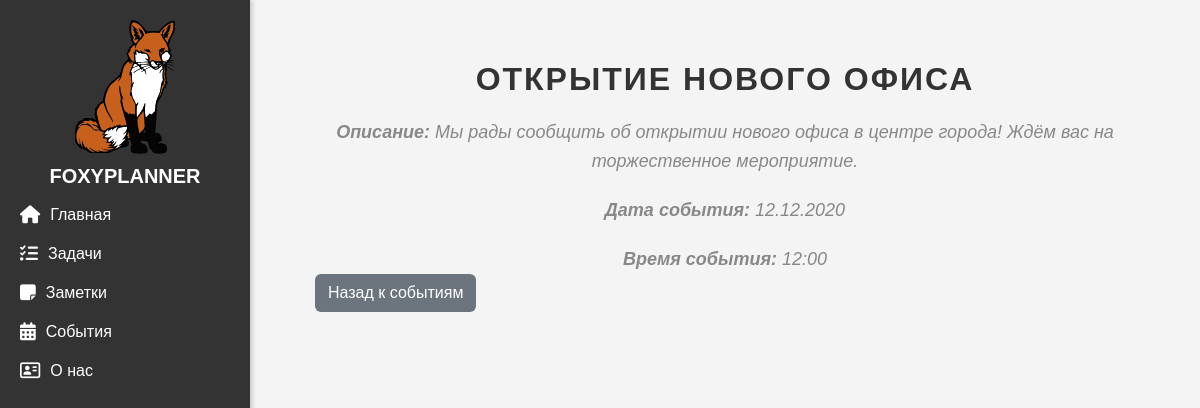
The page /events/2 on the database as committed earlier.
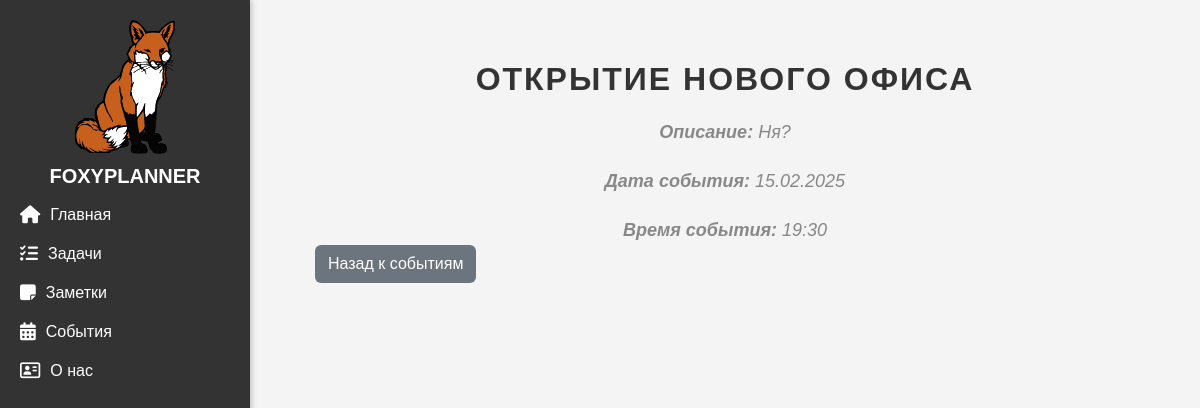
The same page on the database as committed later.
### events/models.py (models this page shows, shortened)
class Articles(models.Model):
    title = models.CharField(max_length=200, verbose_name="Название события")
    description = models.TextField(verbose_name="Полное описание")
    published_date = models.DateTimeField(verbose_name="Дата публикации")
    class Meta:
        verbose_name = "Событие"
        verbose_name_plural = "События"

### events/views.py (the view)
# urls.py: path('<int:pk>', views.EventDetailView.as_view(), name = 'event_detail'),
class EventDetailView(DetailView):
    model = Articles
    template_name = 'events/detail_view.html'
    context_object_name = 'event'

### events/templates/events/detail_view.html (shortened to what this page needs)
{% extends 'main/layout.html' %}
{% block content %}
<h1>{{ event.title }}</h1>
<div class="event-detail">
    <p><strong>Описание:</strong> {{ event.description }}</p>
    <p><strong>Дата события:</strong> {{ event.published_date|date:"d.m.Y" }}</p>
    <p><strong>Время события:</strong> {{ event.published_date|date:"H:i" }}</p>
</div>
<div class="back-container">
    <a href="{% url 'events_home' %}" class="btn btn-back">Назад к событиям</a>
</div>
{% endblock %}

Rows that differ between the two databases and show on the page:
changed Articles "ОТКРЫТИЕ НОВОГО ОФИСА": description "Мы рады сообщить об открытии нового офиса в центре города! Ждём вас на торжественное мероприятие." → "Ня?"; published_date "12.12.2020" → "15.02.2025"; published_date "12:00" → "19:30"
